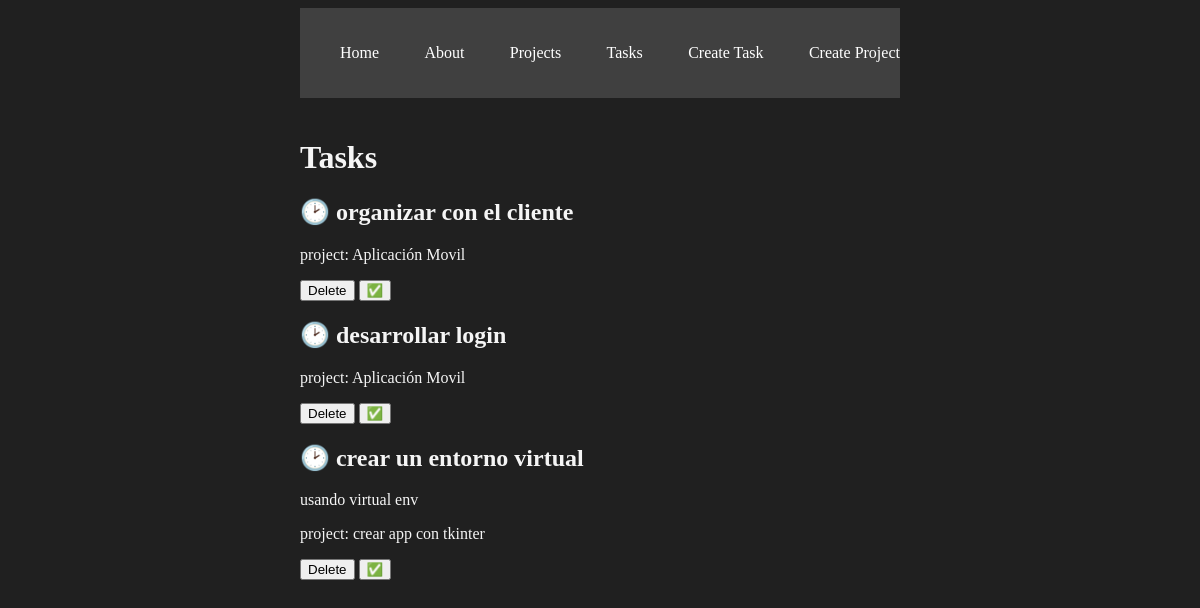
The page /tasks/ on the database as committed earlier.
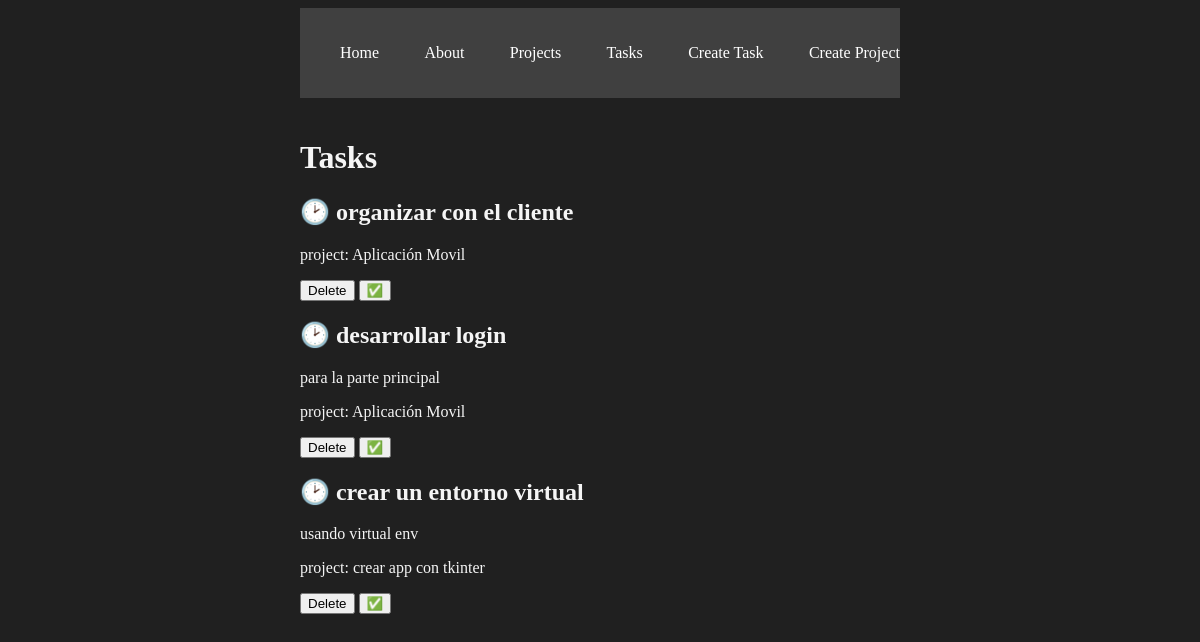
The same page on the database as committed later.
### myapp/models.py (models this page shows, shortened)
class Task (models.Model):
	title = models.CharField(max_length=200)
	description = models.TextField()
	project = models.ForeignKey(Project, on_delete=models.CASCADE)
	done = models.BooleanField(default=False)

class Project(models.Model):
	name = models.CharField(max_length=200)

### myapp/views.py (the view)
# urls.py: path("tasks/", views.tasks, name="tasks"),
def tasks(request):
	tasks = Task.objects.all()
	return render(request, 'tasks/tasks.html', {
		'tasks': tasks
	})

### myapp/templates/tasks/tasks.html
{% extends 'layouts/base.html' %}
{% block content %}
<h1>Tasks</h1>
{% for task in tasks %}
<article>
	<h2>{% if task.done == False %} 🕑 {% else %} ✅ {% endif %} {{ task.title }}</h2>
	<p>{{ task.description }}</p>
	<p>project: {{ task.project.name }}</p>
</article>
<button>
	Delete
</button>
<button>
	✅
</button>
{% endfor %}
{% endblock %}

Rows that differ between the two databases and show on the page:
changed Task "desarrollar login": description (not shown) → "para la parte principal"
